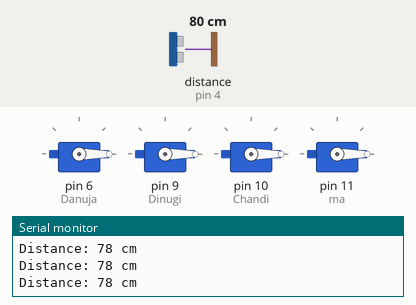
A sketch run on a simulated Arduino Uno, built with avr-gcc and run on an emulated ATmega328P. Parts: 4 × servo, the last lines printed to the serial monitor. Wiring (inferred from the names in the program): ultrasonic range finder: trigger pin 2; echo pin 4. The test bench sets the inputs (shaded band); at power-on: distance to the obstacle (sensor on pin 4) 80 cm. The echo pulse lasts 58.3 µs per cm.

Above: at 1.2 s.
1.3 s: distance to the obstacle (sensor on pin 4) set to 18 cm
3.1 s: distance to the obstacle (sensor on pin 4) set to 14 cm
At 5.3 s:
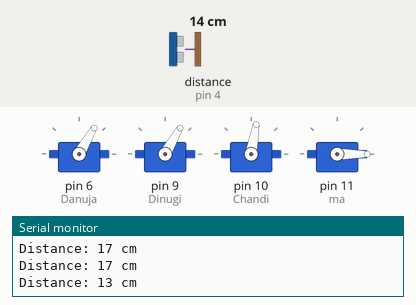
12.1 s: distance to the obstacle (sensor on pin 4) set to 35 cm
At 13.1 s:
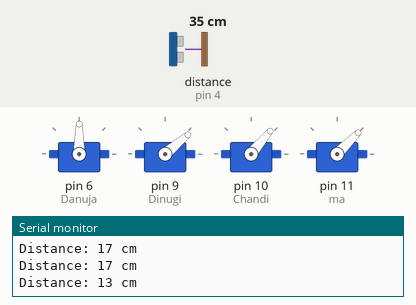
13.9 s: distance to the obstacle (sensor on pin 4) set to 2 cm
At 15.9 s:
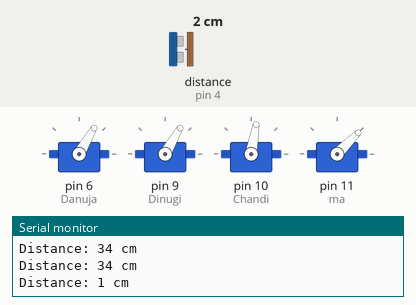
Timing chart, 0 to 17.9 s (numbered marks = the images above; inputs shaded):
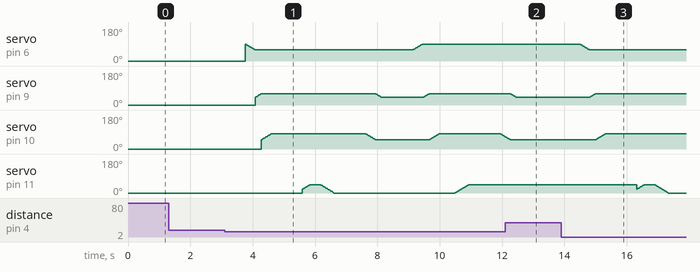

Measured:
- the behaviour switches between 16 and 15 cm on distance to the obstacle (sensor on pin 4) (found by bisection; images 0 and 1)
- after the input at 12.1 s, servo on pin 6 (Danuja): stays 90° (without the input it goes to 89° after 1.6 s)
- after the input at 13.9 s, servo on pin 6 (Danuja): moves from 90° to 60° over 0.30 s, starting after 0.59 s; servo on pin 9 (Dinugi): moves from 40° to 60° over 0.18 s, starting after 0.91 s; servo on pin 10 (Chandi): moves from 50° to 80° over 0.28 s, starting after 1.1 s

The sketch:

arm.ino
```cpp
#include <Servo.h>

#define trig 2
#define echo 4

Servo Danuja; // base
Servo Dinugi; // shoulder
Servo Chandi; // elbow
Servo ma;     // gripper

int danujaPos = 0;
int dinugiPos = 0;
int chandiPos = 0;
int maPos     = 0;

void setup() {
  Serial.begin(9600);

  pinMode(trig, OUTPUT);
  pinMode(echo, INPUT);

  Danuja.attach(6);
  Dinugi.attach(9);
  Chandi.attach(10);
  ma.attach(11);

  // Set initial positions
  Danuja.write(danujaPos);
  Dinugi.write(dinugiPos);
  Chandi.write(chandiPos);
  ma.write(maPos);
}

void loop() {
  long duration;
  int distance;

  // === Ultrasonic Distance Measurement ===
  digitalWrite(trig, LOW);
  delayMicroseconds(2);
  digitalWrite(trig, HIGH);
  delayMicroseconds(10);
  digitalWrite(trig, LOW);

  duration = pulseIn(echo, HIGH);
  distance = duration * 0.034 / 2;

  Serial.print("Distance: ");
  Serial.print(distance);
  Serial.println(" cm");

  // === Run Servo Logic Only If Object Detected (within 15 cm) ===
  if (distance > 0 && distance < 15) {
    delay(500);

    smoothMove(Danuja, 90, 60, 10);
    smoothMove(Dinugi, 40, 60, 10);
    smoothMove(Chandi,50, 80, 10);
    delay(1000);
    smoothMove(ma, 20, 45, 10);
    delay(300);

    smoothMove(ma, 45, 0, 10);
    delay(1000);

    smoothMove(Chandi, 80, 50, 10);
    smoothMove(Dinugi, 60, 40, 10);
    delay(1000);

    smoothMove(Danuja, 60, 90, 10);
    smoothMove(Dinugi, 40, 60, 10);
    smoothMove(Chandi, 50, 80, 10);
    delay(500);

    smoothMove(ma, 0, 45, 10);           maPos = 45;
    delay(1000);

    smoothMove(Chandi, 80, 50, 10);
    smoothMove(Dinugi, 60, 40, 10);
    delay(500);


  }

  delay(200); // small delay before next check
}

void smoothMove(Servo &servo, int fromAngle, int toAngle, int speedDelay) {
  if (fromAngle < toAngle) {
    for (int pos = fromAngle; pos <= toAngle; pos++) {
      servo.write(pos);
      delay(speedDelay);
    }
  } else {
    for (int pos = fromAngle; pos >= toAngle; pos--) {
      servo.write(pos);
      delay(speedDelay);
    }
  }
}
```
